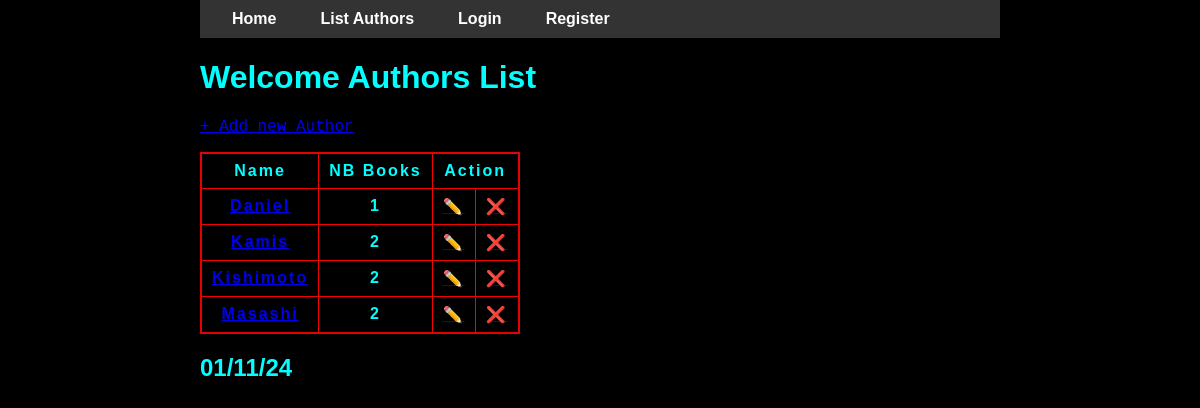
The page /manga/list_author/ on the database its author committed.
### mangalib/models.py (models this page shows, shortened)
class Author(models.Model):
    name = models.CharField(max_length=70, unique=True)

### mangalib/views.py (the view)
# urls.py: path('list_author/' , list_authors, name='list_authors'),
def list_authors(request):
    authors = Author.objects.order_by('name').annotate(
        book_count=Count('book')
    )
    context = {"authors": authors}
    return render(request, 'mangalib/list_author.html', context)

### mangalib/templates/mangalib/list_author.html (shortened to what this page needs)
{% extends 'base.html' %}
{% block content %}
    <h1>Welcome Authors List</h1>
        <p><a href="{% url 'mangalib:add_author' %}" >+ Add new Author</a></p>
        <table>
            <thead>
                <tr>
                    <th>Name</th>
                    <th>NB Books</th>
                    <th colspan="2">Action</th>
                </tr>
            </thead>
            <tbody>
               {% for author in authors %}
               	    <tr>
                        <th><a href="{% url 'mangalib:show_author' author.id %}">{{ author.name }}</a></th>
                        <th>{{ author.book_count }}</th>
                        <th><a href="{% url 'mangalib:edit_author' author.id %}">✏️</a></th>
                        <th><a href="{% url 'mangalib:del_author' author.id %}">❌</a></th>
                    </tr>
               {% endfor %}
            </tbody>
        </table>
{% endblock %}

### static/css/general.css (style rules this page uses)
body { font-family: Arial, sans-serif; }
p { font-family: "Fira Code Medium", monospace; color: greenyellow; }

### rows shown on the page
Author: name "Daniel", book_count "1"
Author: name "Kamis", book_count "2"
Author: name "Kishimoto", book_count "2"
Author: name "Masashi", book_count "2"
